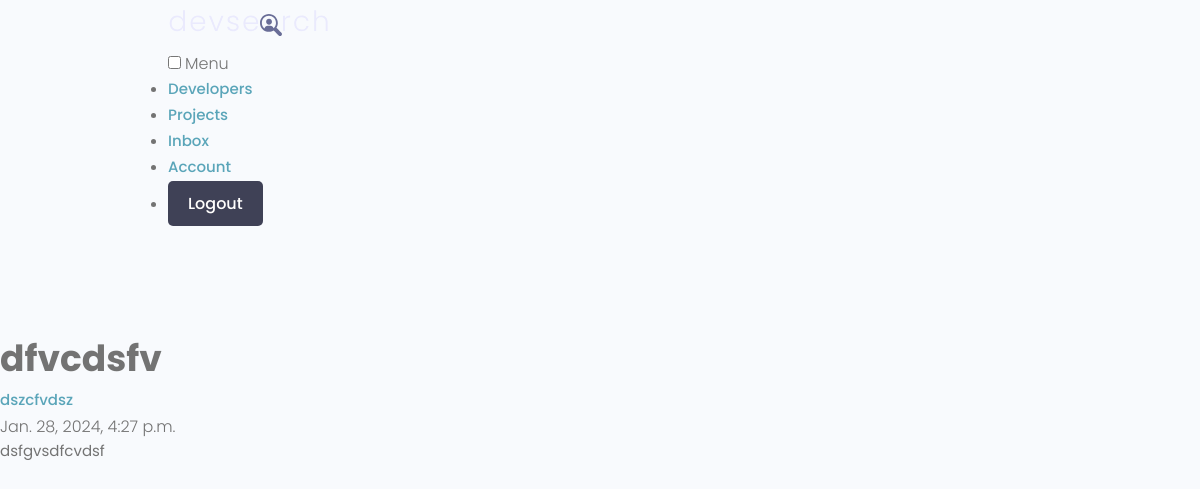
Page /message/68433e03-acd7-49c3-be63-fa222744bf08/ (signed in) on the committed database.
### users/models.py (models this page shows, shortened)
class Message(models.Model):
    sender = models.ForeignKey(Profile, on_delete=models.SET_NULL, null=True, blank=True)
    recipient = models.ForeignKey(Profile, on_delete=models.SET_NULL, null=True, blank=True, related_name="messages")
    name = models.CharField(max_length=200, null=True, blank=True)
    email = models.EmailField(max_length=200, null=True, blank=True)
    subject = models.CharField(max_length=200, null=True, blank=True)
    body = models.TextField()
    is_read = models.BooleanField(default=False , null=True)
    created = models.DateTimeField(auto_now_add=True)
    id = models.UUIDField(default=uuid.uuid4, unique=True,
                          primary_key=True, editable=False)
    class Meta:
        ordering = ['is_read', '-created']

### users/views.py (the view)
# urls.py: path('message/<str:pk>/', views.viewMessage, name="message"),
@login_required(login_url='login')
def viewMessage(request, pk):
    profile = request.user.profile
    message = profile.messages.get(id=pk)
    if message.is_read == False:
        message.is_read = True
        message.save()
    context = {'message':message}
    return render(request, 'users/message.html', context)

### users/templates/users/message.html (shortened to what this page needs)
{% extends 'main.html' %}
{% block content %}
<main class="messagePage my-xl">
  <div class="content-box">
    <div class="message">
      <h2 class="message__subject">{{message.subject}}</h4>
        {% if message.sender %}
        <a href="{% url 'user-profile' message.sender.id %}" class="message__author">{{message.name}}</a>
        {% else %}
        <p class="message__author">{{message.name}}</p>
        {% endif %}
        <p class="message__date">{{message.created}}</p>
        <div class="message__body">{{message.body|linebreaksbr}}</div>
    </div>
  </div>
</main>
{% endblock content %}

### static/uikit/styles/modules/_variables.css (style rules this page uses)
:root { --color-main: #5aa5b9; --color-main-light: #e6faff; --color-sub: #3f4156; --color-sub-light: #51546e; --color-sub-lighter: #ededfd; --color-text: #737373; --color-gray: #8b8b8b; --color-light: #e5e7eb; --color-light-gray: #767676; --color-bg: #f8fafd; --color-white: #fffefd; --color-white-light: #f3f3f3; --color-success: #359e64; --color-success-bg: #def8e8; --color-error: #fc4b0b; --color-error-bg: #fff2ee; --font-base: 'Poppins', arial, helvetica, 'Segoe UI', roboto, ubuntu, sans-serif; --font-monospace: 'Fira Code', 'Courier New', courier, monospace; --font-regular: 300; --font-medium: 500; --font-bold: 700; --generic-shadow: 1px 1px 5px #00000010; --generic-transition: all 0.3s ease-in-out; }

### static/uikit/styles/modules/_base.css (style rules this page uses)
* { margin: 0; padding: 0; box-sizing: border-box; text-rendering: optimizeLegibility; color: inherit; font-size: inherit; }
html { font-size: 50%; }
@media only screen and (min-width: 480px) { html { font-size: 56.25%; } }
@media only screen and (min-width: 1200px) { html { font-size: 62.5%; } }
body { line-height: 1.6; font-weight: 400; font-size: 1.5rem; color: var(--color-text); background-color: var(--color-bg); min-height: 100vh; }

### static/uikit/styles/modules/_typography.css (style rules this page uses)
* { font-family: var(--font-base); }
h2 { font-size: 3.6rem; font-weight: var(--font-bold); }
p, span, strong { font-size: 1.6rem; color: var(--color-text); font-weight: var(--font-regular); }
a { padding-bottom: 2px; text-decoration: none; display: inline-block; color: var(--color-main); font-weight: var(--font-medium); }

### static/uikit/styles/modules/_utilities.css (style rules this page uses)
.my-xl { margin: 8rem auto; }

### rows in the picture
Message: subject "dfvcdsfv", name "dszcfvdsz", created "Jan. 28, 2024, 4:27 p.m.", body "dsfgvsdfcvdsf"
